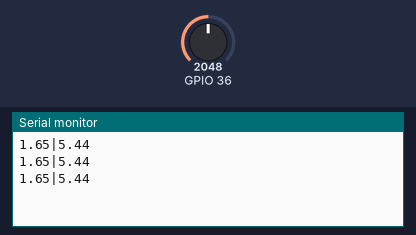
Bench run of a sketch on a simulated ESP32. Parts: the last lines printed to the serial monitor. Inputs (shaded band) come from the test bench; at power-on: GPIO 36 = 2048.

Above: at 1.3 s.
1.4 s: GPIO 36 set to 2866
At 1.9 s:
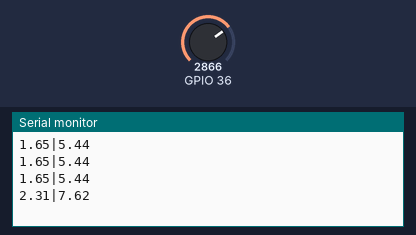
2.9 s: GPIO 36 set to 3603
At 3.4 s:
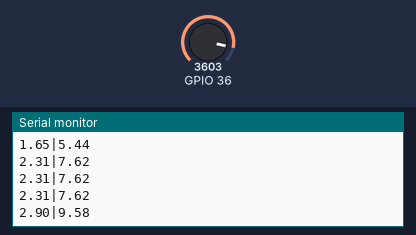
Timing chart, 0 to 5.9 s (numbered marks = the images above; inputs shaded):
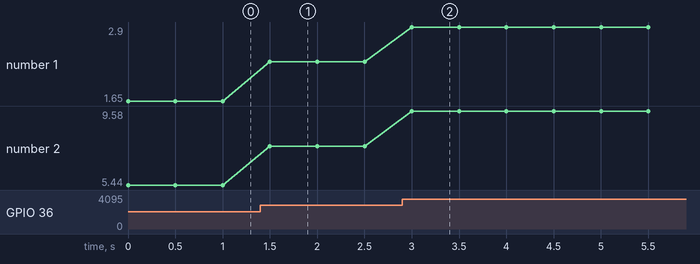

Measured:
- after the input at 1.4 s, the serial monitor: prints a new line after 0.10 s (image 1)
- after the input at 2.9 s, the serial monitor: prints a new line after 0.10 s (image 2)
- plotted number 1: 1.65 → 2.31 after the input at 1.4 s, 2.31 → 2.9 after the input at 2.9 s
- plotted number 2: 5.44 → 7.62 after the input at 1.4 s, 7.62 → 9.58 after the input at 2.9 s

The sketch:

pH-calibration.ino
```cpp
/*
   * This code is used to calibrate the pH-4502C to read 0V when measuring 0pH.
   * To calibrate shortcircut the BNC with a wire, and turn the bolt on the potentiometer closest to the BNC until the serial monitor reads 2.5V
*/
float value;
float pH;
float voltage;

void setup()
{
  Serial.begin(115200);
  pinMode(value, INPUT);

}
void loop()
{
  value = analogRead(36);
  voltage = value * (3.3 / 4096.0); // converts analog read to voltage, (expected voltage, ADC resolution)
  Serial.print(voltage);
  Serial.print("|");
  pH = (voltage * 3.3);
  Serial.println(pH);
  delay(500);
}
```
